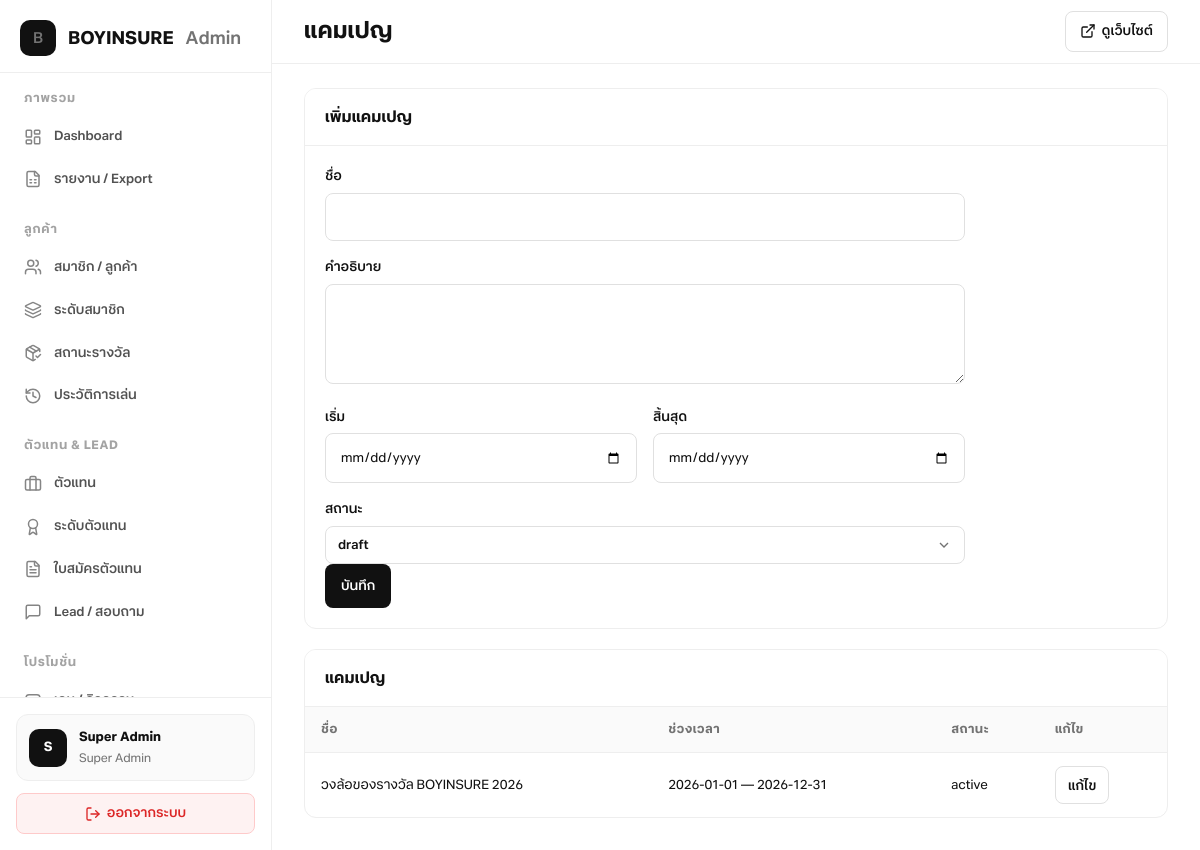
Screenshot of /admin/campaigns.php (signed in) with the database file from the repository.
### tables this page shows
CREATE TABLE campaigns (
  id INT UNSIGNED AUTO_INCREMENT PRIMARY KEY,
  name VARCHAR(120) NOT NULL,
  description TEXT NULL,
  start_date DATE NULL,
  end_date DATE NULL,
  status ENUM('draft','active','ended') NOT NULL DEFAULT 'draft',
  created_at DATETIME NOT NULL DEFAULT CURRENT_TIMESTAMP,
  updated_at DATETIME NOT NULL DEFAULT CURRENT_TIMESTAMP ON UPDATE CURRENT_TIMESTAMP
);

### includes/bootstrap.php (called while the page is built, shortened)
<?php
function load_app_config(): array {
    static $cfg;
    if ($cfg) {
        return $cfg;
    }
    $cfg = require dirname(__DIR__) . '/config.php';
    $envMap = [
        'DB_HOST' => ['db', 'host'],
        'DB_PORT' => ['db', 'port'],
        'DB_NAME' => ['db', 'name'],
        'DB_USER' => ['db', 'user'],
        'DB_PASS' => ['db', 'pass'],
    ];
    foreach ($envMap as $envKey => $path) {
        $value = getenv($envKey);
        if ($value === false || $value === '') {
            continue;
        }
        $cfg[$path[0]][$path[1]] = $value;
    }
    return $cfg;
}
function app_config(string $key = null) {
    static $cfg;
    if (!$cfg) {
        $cfg = load_app_config();
    }
    $parts = explode('.', $key);
    $val = $cfg;
    foreach ($parts as $p) {
        if (!isset($val[$p])) {
            return null;
        }
        $val = $val[$p];
    }
    return $val;
}
function db(): PDO {
    static $pdo;
    if ($pdo) {
        return $pdo;
    }
    $c = app_config('db');
    $dsn = sprintf(
        'mysql:host=%s;port=%s;dbname=%s;charset=%s',
        $c['host'],
        $c['port'],
        $c['name'],
        $c['charset']
    );
    $pdo = new PDO($dsn, $c['user'], $c['pass'], [
        PDO::ATTR_ERRMODE => PDO::ERRMODE_EXCEPTION,
        PDO::ATTR_DEFAULT_FETCH_MODE => PDO::FETCH_ASSOC,
    ]);
    return $pdo;
}

### admin/campaigns.php (the view, shortened to what this page needs)
<?php
require_once __DIR__ . '/includes/auth.php';
$rows = db()->query('SELECT * FROM campaigns ORDER BY created_at DESC')->fetchAll();
?>
<div class="admin-card">
  <div class="admin-card__head"><h2>เพิ่มแคมเปญ</h2></div>
  <div class="admin-card__body">
    <form method="post" class="admin-form">
      <label>ชื่อ</label><input name="name" required />
      <label>คำอธิบาย</label><textarea name="description"></textarea>
      <div class="admin-form__row">
        <div><label>เริ่ม</label><input type="date" name="start_date" /></div>
        <div><label>สิ้นสุด</label><input type="date" name="end_date" /></div>
      </div>
      <label>สถานะ</label><select name="status"><option value="draft">draft</option><option value="active">active</option><option value="ended">ended</option></select>
      <button class="admin-btn admin-btn--primary">บันทึก</button>
    </form>
  </div>
</div>
<div class="admin-card">
  <div class="admin-card__head"><h2>แคมเปญ</h2></div>
  <div class="admin-table-wrap">
    <table class="admin-table">
      <thead><tr><th>ชื่อ</th><th>ช่วงเวลา</th><th>สถานะ</th><th>แก้ไข</th></tr></thead>
      <tbody>
        <?php foreach ($rows as $r): ?>
          <tr>
            <td><?= h($r['name']) ?></td>
            <td><?= h($r['start_date'] ?? '-') ?> — <?= h($r['end_date'] ?? '-') ?></td>
            <td><?= h($r['status']) ?></td>
            <td>
              <div class="admin-actions">
                <?= admin_edit_button('campaign-edit-' . $r['id']) ?>
              </div>
            </td>
          </tr>
        <?php endforeach; ?>
      </tbody>
    </table>
  </div>
</div>

### admin/includes/auth.php (shortened to what this page needs)
<?php
require_once dirname(__DIR__, 2) . '/includes/bootstrap.php';
function h(?string $s): string {
    return htmlspecialchars((string) $s, ENT_QUOTES, 'UTF-8');
}
function admin_edit_button(string $modalId, string $label = 'แก้ไข'): string {
    return '<button type="button" class="admin-btn admin-btn--ghost admin-btn--sm" data-admin-modal-open="' . h($modalId) . '">' . h($label) . '</button>';
}
function render_layout(string $title, string $content, string $active = ''): void {
    require __DIR__ . '/layout.php';
}

### admin/assets/admin.css (style rules this page uses)
:root { --black: #111111; --black-soft: #1a1a1a; --gray-900: #262626; --gray-700: #525252; --gray-500: #737373; --gray-400: #a3a3a3; --gray-200: #e5e5e5; --gray-100: #f5f5f5; --gray-50: #fafafa; --green: #16a34a; --green-bg: #f0fdf4; --green-border: #bbf7d0; --red: #dc2626; --red-bg: #fef2f2; --red-border: #fecaca; --amber: #d97706; --amber-bg: #fffbeb; --amber-border: #fde68a; --sidebar-w: 272px; --topbar-h: 64px; --radius-sm: 8px; --radius: 12px; --radius-lg: 16px; --font: 'Better Together', sans-serif; --font-bold: 'Better Together', sans-serif; --text-xs: 0.75rem; --text-sm: 0.8125rem; --text-base: 0.9375rem; --text-lg: 1.125rem; --text-xl: 1.375rem; --space-1: 4px; --space-2: 8px; --space-3: 12px; --space-4: 16px; --space-5: 20px; --space-6: 24px; --space-8: 32px; --shadow-xs: 0 1px 2px rgba(0, 0, 0, 0.04); --shadow-sm: 0 1px 3px rgba(0, 0, 0, 0.06); --shadow-md: 0 4px 12px rgba(0, 0, 0, 0.06); --border: #eeeeee; --border-strong: #e0e0e0; --surface: #ffffff; --surface-muted: #fafafa; --page-bg: #ffffff; --text: var(--black); --text-muted: var(--gray-500); --text-heading: var(--black); --transition: 0.18s ease; --control-h: 38px; }
*, *::before, *::after { box-sizing: border-box; }
html { font-size: 16px; -webkit-font-smoothing: antialiased; }
body { margin: 0; font-family: var(--font); font-size: var(--text-base); line-height: 1.6; color: var(--text); }
body.admin-body { background: var(--page-bg); }
.admin-card { background: var(--surface); border-radius: var(--radius); border: 1px solid var(--border); overflow: hidden; }
.admin-card + .admin-card { margin-top: var(--space-5); }
.admin-card__head { display: flex; align-items: center; justify-content: space-between; flex-wrap: wrap; gap: var(--space-3); padding: var(--space-4) var(--space-5); border-bottom: 1px solid var(--border); background: var(--surface); }
.admin-card__head h2 { margin: 0; font-family: var(--font-bold); font-size: var(--text-base); font-weight: 700; color: var(--black); flex-shrink: 0; }
.admin-card__body { padding: var(--space-5); }
.admin-table-wrap { overflow-x: auto; -webkit-overflow-scrolling: touch; }
.admin-table { width: 100%; border-collapse: collapse; font-size: var(--text-sm); color: var(--black); }
.admin-table th, .admin-table td { padding: 13px var(--space-4); text-align: left; border-bottom: 1px solid var(--border); vertical-align: middle; }
.admin-table th { background: var(--gray-50); font-family: var(--font-bold); font-weight: 700; font-size: var(--text-xs); letter-spacing: 0.03em; text-transform: uppercase; color: var(--gray-500); white-space: nowrap; }
.admin-table tbody tr { transition: background var(--transition); }
.admin-table tbody tr:last-child td { border-bottom: 0; }
.admin-actions { display: flex; flex-direction: row; flex-wrap: wrap; align-items: center; gap: var(--space-2); }
.admin-btn { display: inline-flex; align-items: center; justify-content: center; gap: 6px; padding: 9px 16px; border: 0; border-radius: var(--radius-sm); font-family: inherit; font-size: var(--text-sm); font-weight: 600; cursor: pointer; text-decoration: none; white-space: nowrap; transition: background var(--transition), border-color var(--transition), transform var(--transition); }
.admin-btn--primary { background: var(--black); color: #fff; }
.admin-btn--ghost { background: var(--surface); color: var(--black); border: 1px solid var(--border-strong); }
.admin-btn--sm { height: var(--control-h); min-height: var(--control-h); padding: 0 12px; font-size: var(--text-sm); line-height: 1; box-sizing: border-box; }
.admin-form { max-width: 640px; }
.admin-form label { display: block; margin-bottom: 6px; font-size: var(--text-sm); font-weight: 600; color: var(--black); }
.admin-form input, .admin-form select, .admin-form textarea { width: 100%; margin-bottom: var(--space-4); padding: 10px 14px; border: 1px solid var(--border-strong); border-radius: var(--radius-sm); font-family: inherit; font-size: var(--text-sm); color: var(--black); background: var(--surface); transition: border-color var(--transition), box-shadow var(--transition); }
.admin-form textarea { min-height: 100px; resize: vertical; line-height: 1.55; }
.admin-form__row { display: grid; grid-template-columns: 1fr 1fr; gap: var(--space-4); }

### rows the page displays
campaigns: name "วงล้อของรางวัล BOYINSURE 2026", start_date "2026-01-01", end_date "2026-12-31", status "active"

### other values shown
$groupLabel "ภาพรวม"
$label "Dashboard"
$label "รายงาน / Export"
$groupLabel "ลูกค้า"
$label "สมาชิก / ลูกค้า"
$label "ระดับสมาชิก"
$label "สถานะรางวัล"
$label "ประวัติการเล่น"
$groupLabel "ตัวแทน & LEAD"
$label "ตัวแทน"
$label "ระดับตัวแทน"
$label "ใบสมัครตัวแทน"
$label "Lead / สอบถาม"
$groupLabel "โปรโมชั่น"
$initial "S"
